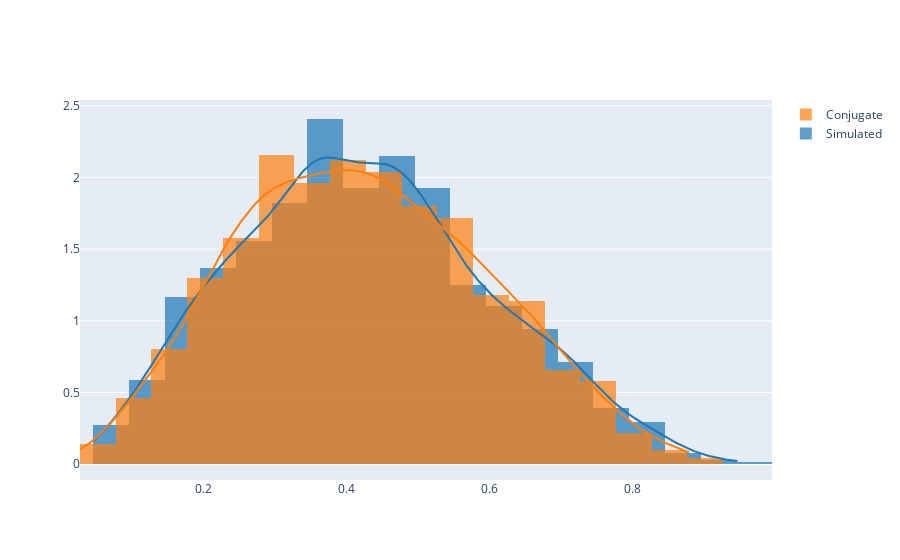

The cell this chart's notebook holds for it:
### Code cell
ff.create_distplot([ps[250:], np.random.beta(3,4,size=1000)], ['Simulated', 'Conjugate'], show_rug=False, bin_size=0.05)

### Figure 1 — Plotly figure (JSON) as saved in the notebook; plotly's stock layout.template omitted (floating-point values rounded to 4 significant figures; data arrays with more than 128 entries replaced by an {"elided": "..."} marker saying what was removed)
{"data": [{"autobinx": false, "histnorm": "probability density", "legendgroup": "Simulated", "marker": {"color": "rgb(31, 119, 180)"}, "name": "Simulated", "opacity": 0.7, "type": "histogram", "x": {"elided": "2251 float values"}, "xaxis": "x", "xbins": {"end": 0.9491, "size": 0.05, "start": 0.04573}, "yaxis": "y"}, {"autobinx": false, "histnorm": "probability density", "legendgroup": "Conjugate", "marker": {"color": "rgb(255, 127, 14)"}, "name": "Conjugate", "opacity": 0.7, "type": "histogram", "x": {"elided": "1000 float values"}, "xaxis": "x", "xbins": {"end": 0.8813, "size": 0.05, "start": 0.02739}, "yaxis": "y"}, {"legendgroup": "Simulated", "marker": {"color": "rgb(31, 119, 180)"}, "mode": "lines", "name": "Simulated", "showlegend": false, "type": "scatter", "x": {"elided": "500 float values"}, "xaxis": "x", "y": {"elided": "500 float values"}, "yaxis": "y"}, {"legendgroup": "Conjugate", "marker": {"color": "rgb(255, 127, 14)"}, "mode": "lines", "name": "Conjugate", "showlegend": false, "type": "scatter", "x": {"elided": "500 float values"}, "xaxis": "x", "y": {"elided": "500 float values"}, "yaxis": "y"}], "layout": {"barmode": "overlay", "hovermode": "closest", "legend": {"traceorder": "reversed"}, "xaxis": {"anchor": "y2", "domain": [0, 1], "zeroline": false}, "yaxis": {"anchor": "free", "domain": [0, 1], "position": 0}}}
